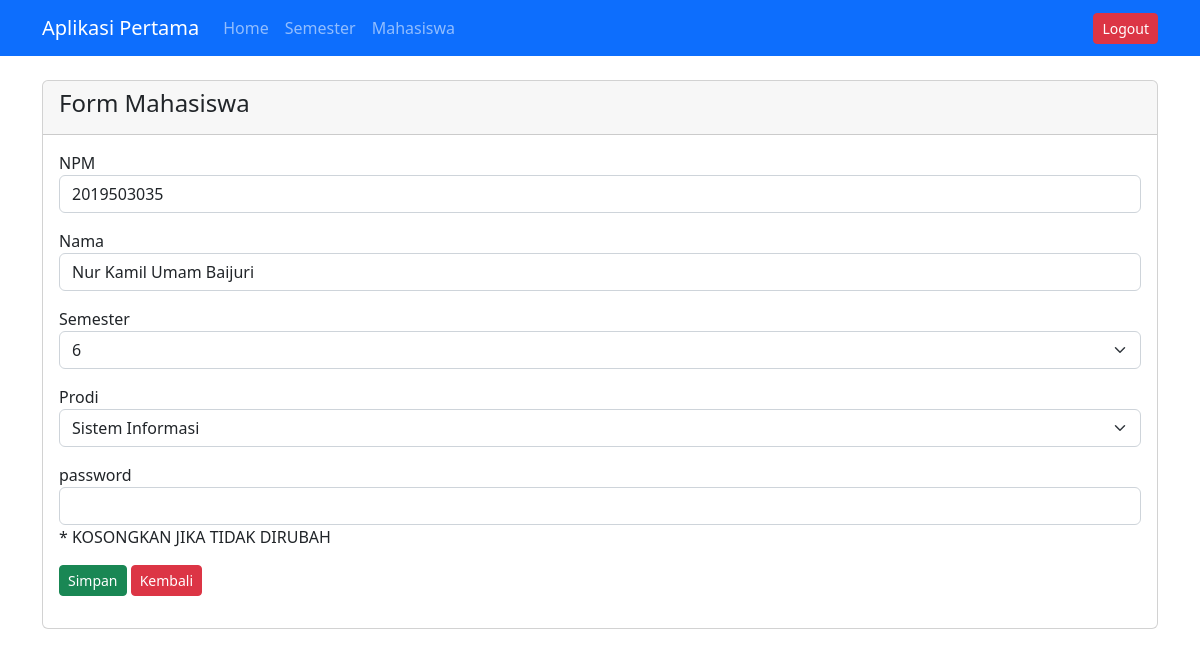
Page /admin.php?target=mahasiswa&action=edit&id=2019503035 (signed in) on the committed database.
### tables this page shows
CREATE TABLE `mahasiswa` (
  `npm` varchar(15) NOT NULL,
  `nama` varchar(100) NOT NULL,
  `kd_semester` int(11) NOT NULL,
  `kd_prodi` int(11) NOT NULL,
  `password` varchar(255) DEFAULT NULL
);

CREATE TABLE `semester` (
  `kd_semester` int(11) NOT NULL,
  `semester` varchar(2) NOT NULL,
  `sebaran_semester` enum('ganjil','genap') NOT NULL,
  `kd_prodi` int(11) NOT NULL
);

CREATE TABLE `prodi` (
  `kd_prodi` int(11) NOT NULL,
  `nama_prodi` varchar(100) NOT NULL,
  `password` varchar(255) DEFAULT NULL
);

### config/__config_database.php (called while the page is built, shortened)
<?php
 function __ambil($sambung, $table, $fields = null, $where = null, $join = null, $orderby = null)
 {
     $query  = "SELECT ";
     if ($fields == null) {
         $query .= "*";
     } else {
         $query .= $fields;
     }
     $query .= " FROM $table";
     if ($where != null) {
         if (is_array($where)) {
             $query .= " WHERE ";
             foreach ($where as $k => $w) {
                 $query .= $k . " = '" . $w . "'";
             }
         }
     }
     $data = $sambung->query($query);
     if (!$data) {
         return false;
     } else {
         return $data;
     }
 }

### file/mahasiswa/views/edit_mahasiswa.php (the view, shortened to what this page needs)
<?php
$db = __database();
$where = [
  'npm' => $_GET['id']
];
$query   = __ambil($db, "mahasiswa", "*", $where);
$rows      = $query->fetch_object();
?> <div class="card">
  <div class="card-header">
    <h4>Form Mahasiswa</h4>
  </div>
  <div class="card-body">
    <form method="post" action="admin.php?target=mahasiswa&action=update" data-parsley-validate class="form-horizontal form-label-left">
      <div class="mb-3">
        <label class="control-label col-md-3 col-sm-3 col-lg-12" for="first-name">
          NPM
        </label>
        <div class="col-md-6 col-sm-6 col-lg-12">
          <input type="text" name="npm" class="form-control" value="<?php echo $rows->npm; ?>" />
        </div>
      </div>
      <div class="mb-3">
        <label class="control-label col-md-3 col-sm-3 col-lg-12" for="first-name">
          Nama
        </label>
        <div class="col-md-6 col-sm-6 col-lg-12">
          <input type="text" name="nama" class="form-control" value="<?php echo $rows->nama; ?>" />
        </div>
      </div>
      <div class="mb-3">
        <label class="control-label col-md-3 col-sm-3 col-lg-12" for="first-name">
          Semester
        </label>
        <div class="col-md-6 col-sm-6 col-lg-12">
          <select name="kd_semester" id="kd_semester" class="form-select">
            <?php
            $semester_data = __ambil($db, "semester", "*", null);
            while ($s = $semester_data->fetch_array()) {
            ?>
              <option value="<?php echo $s['kd_semester']; ?>" <?php echo $s['kd_semester'] == $rows->kd_semester ? "selected" : "" ?>>
                <?php echo $s['semester']; ?>
              </option>
            <?php
            }
            ?>
          </select>
        </div>
      </div>
      <div class="mb-3">
        <label class="control-label col-md-3 col-sm-3 col-lg-12" for="first-name">
          Prodi
        </label>
        <div class="col-md-6 col-sm-6 col-lg-12">
          <select name="kd_prodi" id="kd_prodi" class="form-select">
            <?php
            $prodi_data = __ambil($db, "prodi", "*", null);
            while ($r = $prodi_data->fetch_array()) {
            ?>
              <option value="<?php echo $r['kd_prodi']; ?>" <?php echo $r['kd_prodi'] == $rows->kd_prodi ? "selected" : "" ?>>
                <?php echo $r['nama_prodi']; ?>
              </option>
            <?php
            }
            ?>
          </select>
        </div>
      </div>
      <div class="mb-3">
        <label class="control-label col-md-3 col-sm-3 col-lg-12" for="first-name">
          password
        </label>
        <div class="col-md-6 col-sm-6 col-lg-12">
          <input type="password" name="password" class="form-control" /> * KOSONGKAN JIKA TIDAK DIRUBAH
        </div>
      </div>
      <div class="mb-3">
        <div class="col-md-6 col-sm-6 col-lg-12 ">
          <input type="submit" class="btn btn-success btn-sm" value="Simpan">
          <a class="btn btn-danger btn-sm" href="admin.php?target=mahasiswa">Kembali</a>
        </div>
      </div>
    </form>
  </div>
</div>

### rows in the picture
mahasiswa: npm "2019503035", nama "Nur Kamil Umam Baijuri", kd_semester "6", kd_prodi "Sistem Informasi"
